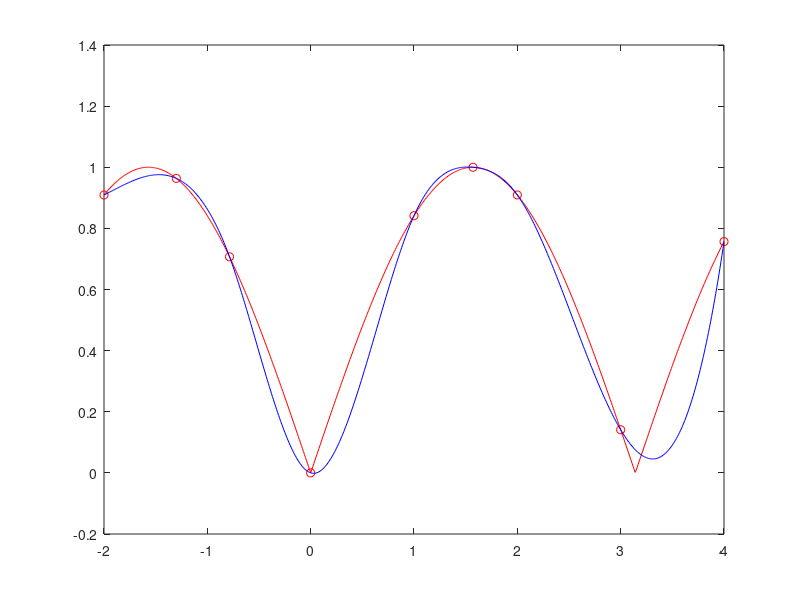

MATLAB code for this plot:
close all
clear all
clc
format long

f=@(x)     abs(sin(x));
xnodes=[-2,-1.3,-pi/4,0,1,pi/2,2,3,4];
ynodes=f(xnodes);

x=[-2:0.01:4];

% y_poly=spline(xnodes,ynodes,x);
y_poly=interp1(xnodes,ynodes,x,'spline');
% az har 2 dastor bala baraye mohasebe
% y_poly mitavan estefade kard
y_exact=f(x);

err_abs_inf=norm(abs(y_exact-y_poly),inf)
err_rel_inf=norm(abs(y_exact-y_poly),inf)/norm(y_exact,inf)

err_abs_2=norm(abs(y_exact-y_poly),2)
err_rel_2=norm(abs(y_exact-y_poly),2)/norm(y_exact,2)

plot(xnodes,ynodes,'ro',x,y_exact,'r',x,y_poly,'b')

% ba moghayese err_abs_inf dar in tamrin va tamrin ghabl mitavan fahmid ke
% cubic interpolation daghigh tar az linear interpolation ast.
